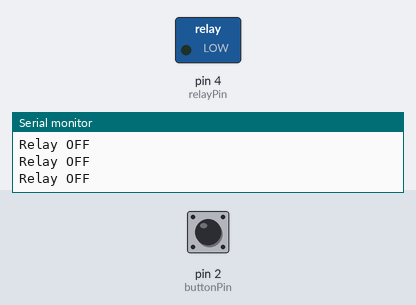
Simulated run of this sketch. Board: Arduino Uno, built with avr-gcc and run on an emulated ATmega328P. Parts: switched loads named in the sketch (green lamp = pin HIGH), the last lines printed to the serial monitor. Inputs (shaded band) come from the test bench; at power-on: pin 2 (buttonPin) LOW.

Above: at 1.2 s.
1.3 s: pin 2 (buttonPin) pulled HIGH for 0.15 s
At 1.4 s:
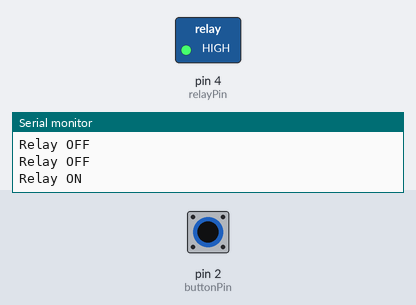
3.0 s: pin 2 (buttonPin) pulled HIGH for 3.2 s
At 7.0 s:
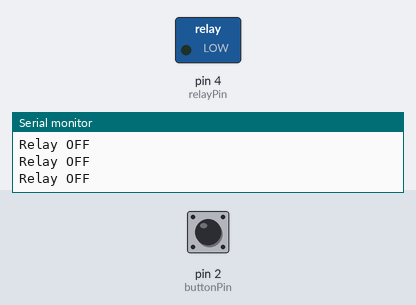
Timing chart, 0 to 8.5 s (numbered marks = the images above; inputs shaded):
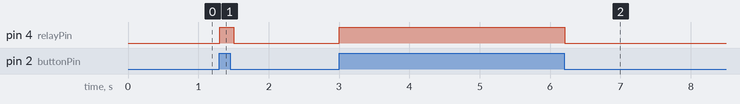

The sketch:

Relay_Module_Load_Switching.ino
```cpp
// Relay Module High Power Load Switching - Wokwi demonstration
// Original Arduino logic supplied with the project.
const int buttonPin = 2;
const int relayPin = 4;

void setup() {
  pinMode(buttonPin, INPUT);
  pinMode(relayPin, OUTPUT);

  digitalWrite(relayPin, LOW);

  Serial.begin(9600);
}

void loop() {
  int buttonState = digitalRead(buttonPin);

  if (buttonState == HIGH) {
    digitalWrite(relayPin, HIGH);
    Serial.println("Relay ON");
  }
  else {
    digitalWrite(relayPin, LOW);
    Serial.println("Relay OFF");
  }

  delay(100);
}
```

Measured:
- after the input at 1.3 s, pin 4 (relayPin): LOW → HIGH at once, → LOW 0.20 s later
- after the input at 3.0 s, pin 4 (relayPin): LOW → HIGH at once, → LOW 3.2 s later
